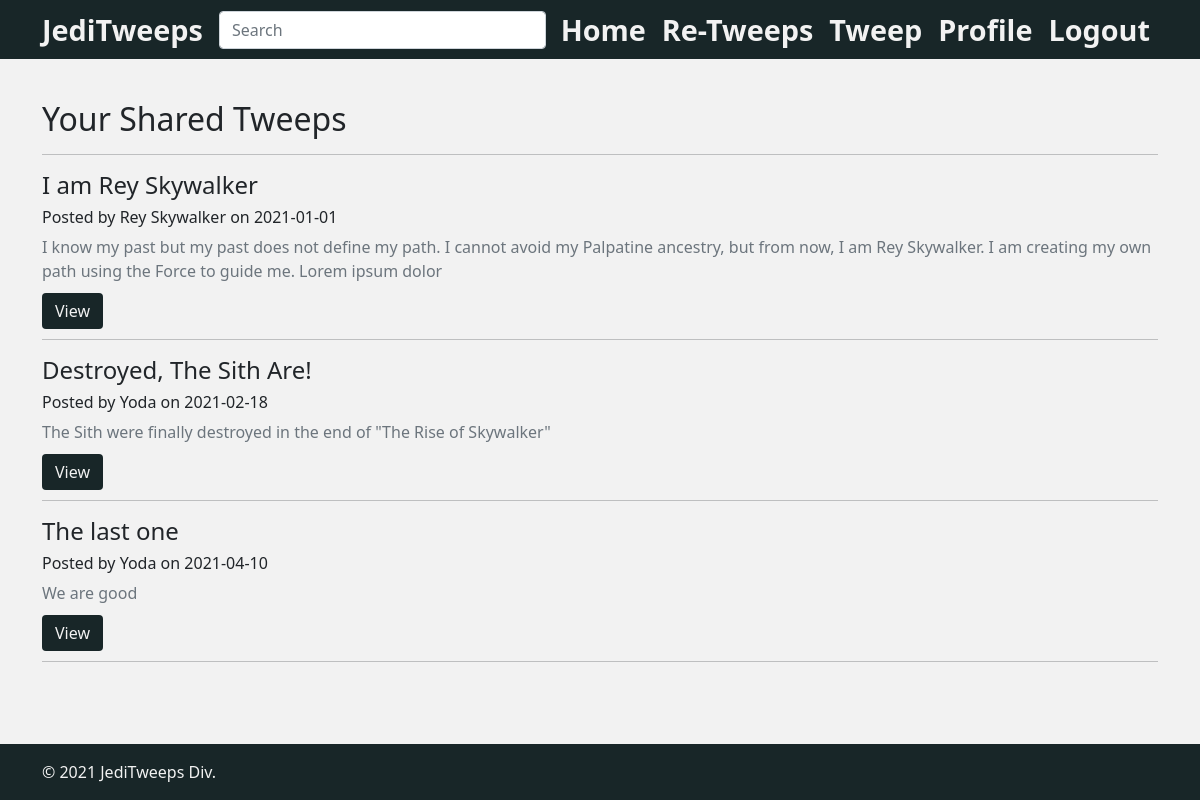
The app's page /re-tweeps.php (signed in) with its own data.
### tables this page shows
CREATE TABLE `jedishares` (
  `jedi_user` varchar(255) NOT NULL,
  `jedi_post_id` int(255) NOT NULL
);

CREATE TABLE `jediblog` (
  `jedi_post_id` int(11) NOT NULL,
  `jedi_author` varchar(64) NOT NULL,
  `jedi_post_date` date NOT NULL,
  `jedi_post_category` varchar(64) NOT NULL,
  `jedi_post_title` varchar(256) NOT NULL,
  `jedi_post_content` varchar(2048) NOT NULL
);

### re-tweeps.php (the view, shortened to what this page needs)
<?php
require_once "includes/header.php";
require_once "includes/db.php";
?>
<main id="pg-main-content">
    <div class="container">
        <section class="space-above-below">
            <div class="posted-content">
            </div>
            <h2 class="fw-light"> Your Shared Tweeps </h2>
            <hr>
                <?php
                    $name = $_SESSION['juname'];
                    $querySQL = "SELECT * FROM `jedishares`
                                RIGHT JOIN `jediblog`
                                ON `jedishares`.`jedi_post_id` = `jediblog`.`jedi_post_id`
                                WHERE `jedishares`.`jedi_user` = '$name'";
                    $result = mysqli_query($dbconnection, $querySQL);
                    $count = mysqli_num_rows($result);
                    if ($count > 0) {
                        $id = 1;
                        while ($row = mysqli_fetch_array($result)) {
                            echo '<section id="result', $id, '" class="space-above-below">'."\n";
                            echo '<h4 class="fw-light">', $row['jedi_post_title'], '</h4>'."\n";
                            echo '<h6 class = "fw-light">Posted by ', $row['jedi_author'], ' on ', $row['jedi_post_date'], '</h6>'."\n";
                            echo '<p class="text-muted">', substr($row['jedi_post_content'], 0, 200), '</p>';
                            echo '<a href="post.php?post_id=', $row['jedi_post_id'], '" role="button" class="viewButton">View</a>';
                            echo '</section>';
                            echo '<hr>';
                            $id = $id + 1;
                        }
                    } else {
                        echo 'You havent ReTweeped anything yet!';
                    }
                ?>
        </section>
    </div>
</main>
<?php
require_once "includes/footer.php";
?>

### css/styles.css (style rules this page uses)
hr { z-index: -1; }
body { background-color: #f2f2f2; }
main { min-height: 93vh; }
.posted-content { padding-top: 100px; }
.viewButton { background-color: #182628; color: #f2f2f2; text-decoration: none; border: 1px solid transparent; padding: .375rem .75rem; border-radius: .25rem; min-width: 112px; margin-bottom: 1.75rem; }
a { color: #f2f2f2; text-decoration: none; }

### records on screen
jedishares: jedi_post.jedi_post_title "I am Rey Skywalker", jedi_post.jedi_author "Rey Skywalker", jedi_post.jedi_post_date "2021-01-01", jedi_post.jedi_post_content "I know my past but my past does not define my path. I cannot avoid my Palpatine ancestry, but from now, I am Rey Skywalker. I am creating my own path using the Force to guide me. Lorem ipsum dolor"
jedishares: jedi_post.jedi_post_title "Destroyed, The Sith Are!", jedi_post.jedi_author "Yoda", jedi_post.jedi_post_date "2021-02-18", jedi_post.jedi_post_content "The Sith were finally destroyed in the end of \"The Rise of Skywalker\""
jedishares: jedi_post.jedi_post_title "The last one", jedi_post.jedi_author "Yoda", jedi_post.jedi_post_date "2021-04-10", jedi_post.jedi_post_content "We are good"
